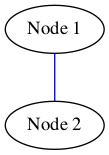

Here is the Python script that generated this plot:
import pydot

# Create the graph
graph = pydot.Dot("my_graph", graph_type="graph", overlap=False, splines='true')

# An edge joins two nodes, hence we must first create two node - replace "Node Name" with your desired Node Title
graph.add_node(pydot.Node("Node 1"))
graph.add_node(pydot.Node("Node 2"))

"""
add_edge takes the form graph.add_edge(pydot.Edge(<Edge 1>, <Edge 2>))
Add the argument "color" and a string for the colour you would like.
This only changes this edge's colour, there is also a tutorial for changing the default values that affects
the colour of all edges.
"""
graph.add_edge(pydot.Edge("Node 1", "Node 2", color="blue"))

# Save the output
graph.write_png("ChangeEdgeColour.png")
